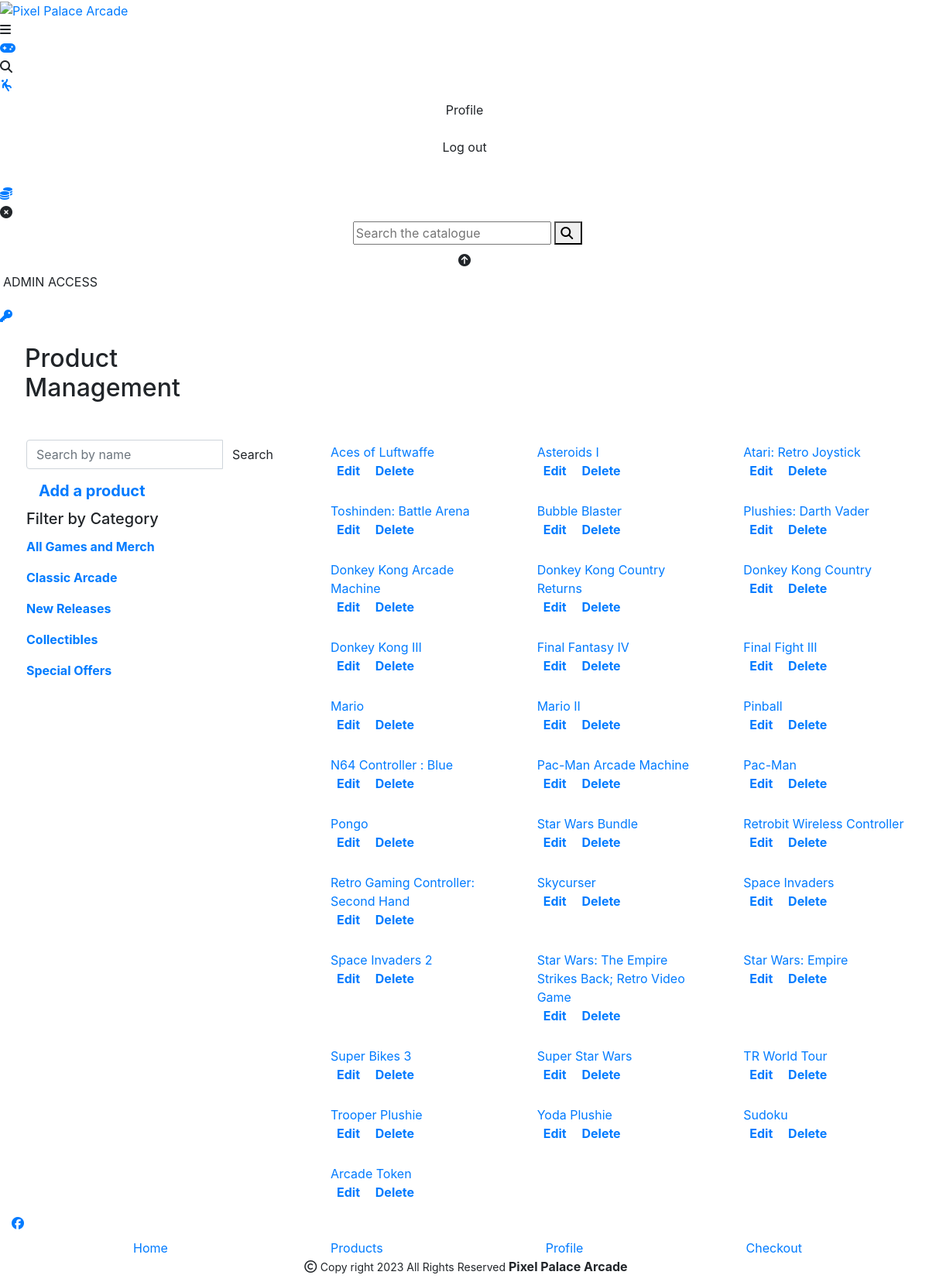
Page /products/management/ (signed in) on the committed database.
### products/models.py (models this page shows, shortened)
class Product(models.Model):
    category = models.ForeignKey('Category', null=True,
                                 blank=True, on_delete=models.SET_NULL)
    name = models.CharField(max_length=254)
    description = models.TextField()
    has_variants = models.BooleanField(default=False, null=True, blank=True)
    price = models.DecimalField(max_digits=6, decimal_places=2)
    aggregaterating = models.DecimalField(max_digits=6, decimal_places=2,
                                          null=True, blank=True)
    reviewed = models.BooleanField(default=False, null=True, blank=True)
    image_url = models.URLField(max_length=1824, null=True, blank=True)
    image = models.ImageField(null=True, blank=True)
    @property
    def aggregaterating(self):
        return self.calculate_average_rating()

### products/views.py (the view, shortened to what this page needs)
# urls.py: path('management/', views.product_management,
@login_required
def product_management(request):
    if not request.user.is_superuser:
        messages.error(request, "Area Restricted. Returned to homepage.")
        return redirect('index')
    products = Product.objects.all()
    query = None
    categories = None
    sort = None
    direction = None
    query = None
    context = {
        'products': products,
        'search_term': query,
        'current_categories': categories,
    }
    return render(request, 'products/product_management.html', context)

### bag/contexts.py (called while the page is built, shortened)
def bag_contents(request):
    bag_items = []  # List to store items in the bag
    total = 0  # Total price of all items in the bag
    product_count = 0  # Total quantity of all products in the bag
    bag = request.session.get('bag', {})  # Retrieve bag data from the session
    if total < settings.FREE_DELIVERY_THRESHOLD:
        delivery = total * Decimal(settings.STANDARD_DELIVERY_PERCENTAGE / 100)
        free_delivery_delta = settings.FREE_DELIVERY_THRESHOLD - total
    else:
        delivery = 0
        free_delivery_delta = 0
    grand_total = delivery + total
    context = {
        'bag_items': bag_items,
        'total': total,
        'product_count': product_count,
        'delivery': delivery,
        'free_delivery_delta': free_delivery_delta,
        'free_delivery_threshold': settings.FREE_DELIVERY_THRESHOLD,
        'grand_total': grand_total,
    }
    return context

### products/templates/products/product_management.html (shortened to what this page needs)
{% extends "base.html" %}
{% load static %}
{% block content %}
{% if user.is_superuser %}
    <div class="max-content rounded m-3">
        <div class="xanthous-75 rounded">
            <h2 class="start-font orange-text m-2 p-2">Product<br>Management</h2>
        </div>
    </div>
    <div class="container-fluid xanthous big-bottom">
        <div class="row">
            <div class="col-12 col-md-4 white">
                <ul class="list-unstyled p-1 col-12">
                    <div class="pt-1 row-reverse">
                        <div class="col-12 text-right mb-2">
                            <form method="GET" class="form-inline mt-3" id="admin-product-search-form">
                                <div class="input-group">
                                    <input type="text" class="form-control" placeholder="Search by name" name="q" value="{{ search_term|default_if_none:'' }}">
                                    <div class="input-group-append">
                                        <button type="submit" class="btn moonstone">Search</button>
                                    </div>
                                </div>
                            </form>
                        </div>
                        <div class="col-12 mb-1">
                            <a href="{% url 'add_product' %}">
                                <h5 class="mb-1 white-text pt-2"><strong class="onyx py-1 px-3">Add a product</strong></h5>
                            </a>
                        </div>
                        <h5 class="col-12 mb-1 onyx-text pt-2">Filter by Category</h5>
                    </div>
                    <div class="col-12">
                        <li class="nav-item dropdown">
                            <a href="{% url 'product_management' %}" class="dlogo-font pl-0 font-weight-bold nav-link">All Games and Merch</a>
                        </li>
                        <li class="nav-item dropdown">
                            <a class="logo-font pl-0 font-weight-bold nav-link" href="#" id="classics-link" data-toggle="dropdown" aria-haspopup="true" aria-expanded="false">
                                Classic Arcade
                            </a>
                        </li>
                        <li class="nav-item dropdown">
                            <a class="logo-font pl-0 font-weight-bold nav-link" href="#" id="new-releases-link" data-toggle="dropdown" aria-haspopup="true" aria-expanded="false">
                                New Releases
                            </a>
                        </li>
                        <li class="nav-item dropdown">
                            <a class="logo-font pl-0 font-weight-bold nav-link" href="#" id="collectibles-link" data-toggle="dropdown" aria-haspopup="true" aria-expanded="false">
                                Collectibles
                            </a>
                        </li>
                        <li class="nav-item dropdown">
                            <a class="logo-font pl-0 font-weight-bold nav-link" href="#" id="specials-link" data-toggle="dropdown" aria-haspopup="true" aria-expanded="false">
                                Special Offers
                            </a>
                        </li>
                    </div>
                </ul>
            </div>
            <div class="col-12 col-md-8 pt-3">
            <div class="row xanthous">
            {% for product in products %}
                <div class="col-xs-12 col-sm-6 col-lg-4 onyx-text">
                    <div class="moonstone p-1 mb-1">
                        <div class="m-1 white p-1">
                            <a href="{% url 'product_detail' product.id %}">
                                <p class="mb-0">{{ product.name }}</p>
                            </a>
                            <strong>
                                <a class="white px-2" href="{% url 'edit_product' product.id %}">Edit</a>
                                <a class="white-text onyx px-2" href="{% url 'delete_product' product.id %}">Delete</a>
                            </strong>
                        </div>
                    </div>
                </div>
            {% endfor %}
            </div>
        </div>
    </div>
    {% else %}
    <script>
        // JavaScript code to redirect to the homepage for rouge users
        window.location.href = "{% url 'home' %}";
    </script>
    {% endif %}
{% endblock %}

### rows in the picture
Product: name "Aces of Luftwaffe"
Product: name "Asteroids I"
Product: name "Atari: Retro Joystick"
Product: name "Toshinden: Battle Arena"
Product: name "Bubble Blaster"
Product: name "Plushies: Darth Vader"
Product: name "Donkey Kong Arcade Machine"
Product: name "Donkey Kong Country Returns"
Product: name "Donkey Kong Country"
Product: name "Donkey Kong III"
Product: name "Final Fantasy IV"
Product: name "Final Fight III"
Product: name "Mario"
Product: name "Mario II"
Product: name "Pinball"
Product: name "N64 Controller : Blue"
Product: name "Pac-Man Arcade Machine"
Product: name "Pac-Man"
Product: name "Pongo"
Product: name "Star Wars Bundle"
Product: name "Retrobit Wireless Controller"
Product: name "Retro Gaming Controller: Second Hand"
Product: name "Skycurser"
Product: name "Space Invaders"
Product: name "Space Invaders 2"
Product: name "Star Wars: The Empire Strikes Back; Retro Video Game"
Product: name "Star Wars: Empire"
Product: name "Super Bikes 3"
Product: name "Super Star Wars"
Product: name "TR World Tour"
Product: name "Trooper Plushie"
Product: name "Yoda Plushie"
Product: name "Sudoku"
Product: name "Arcade Token"
